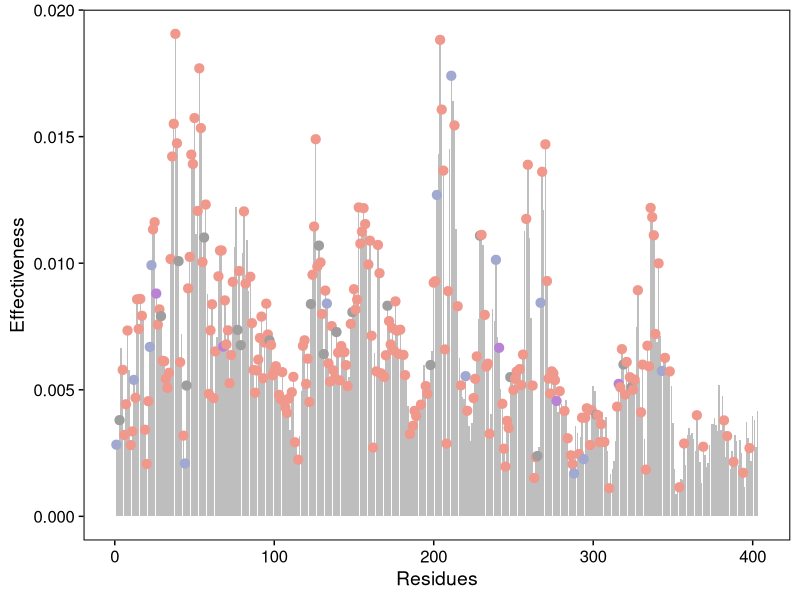
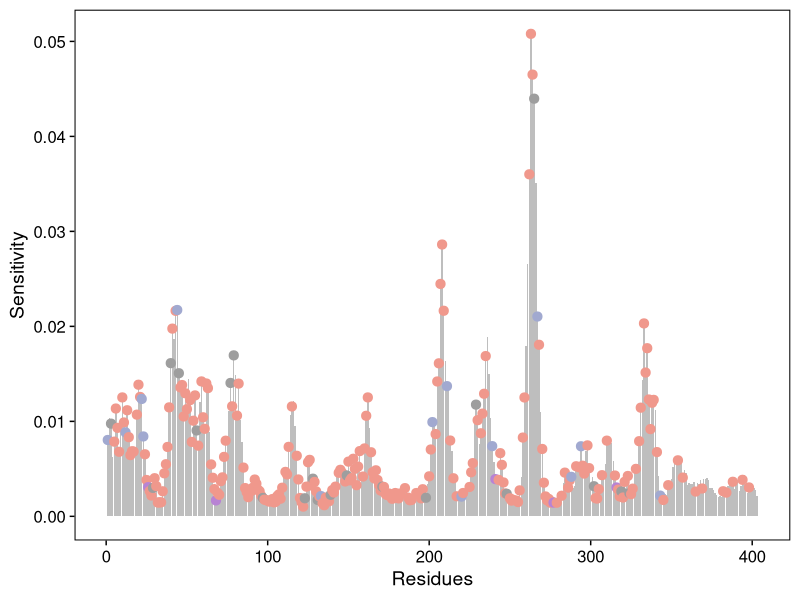
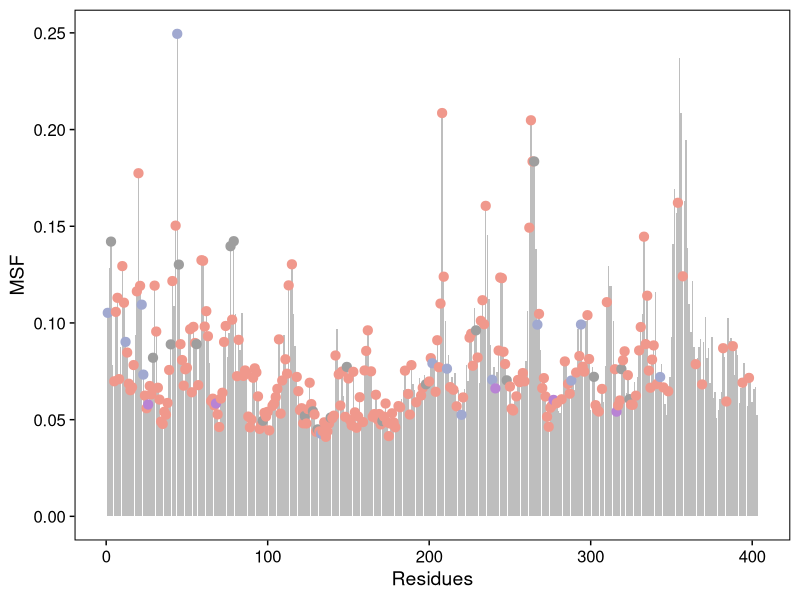
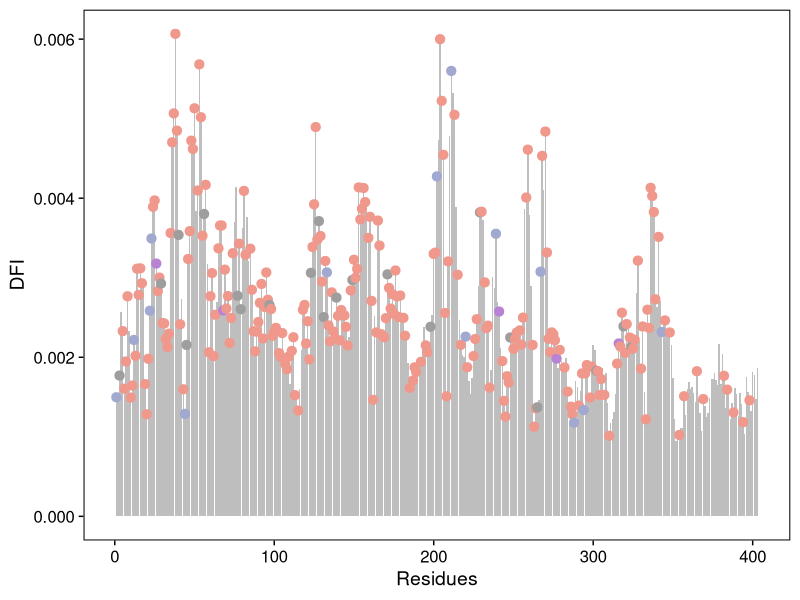
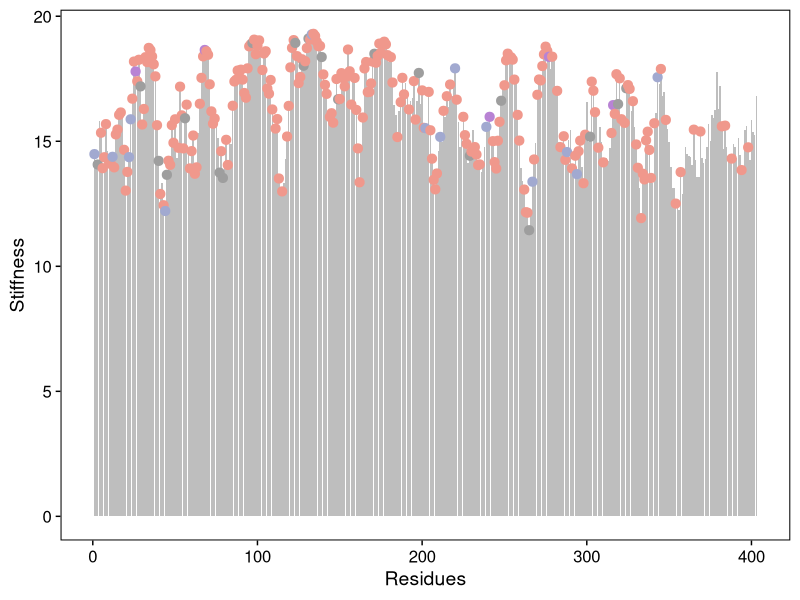

Generate these figures, in order, with R: (Note: this script raises an error after producing the figures.)
## ---- chunk 1
rm(list = ls())
## ---- chunk 2
data <- read.table("../data/itasser_dyn.txt",sep="\t",header=TRUE)
site <- read.table("../data/itasser_pos_dyn.txt",sep="\t",header=TRUE) 
site <- site[order(site$Site), ]
site_new <- site[!duplicated(site$Site, fromLast = TRUE), ]
library(ggplot2)
library(cowplot) 
## ---- chunk 3
data$Disease <- NA
for (i in 1:nrow(data)) {
  position <- data$POSITION[i]
  if (position %in% site$Site) {
    disease <- site$Disease[site$Site == position]
    data$Disease[i] <- disease[length(disease)]
  }
}
## ---- chunk 4
p1 <- ggplot(data, aes(x = POSITION, y = Effectiveness)) + 
  geom_bar(stat = "identity", 
           color = "transparent",
           fill = "grey") +
           #fill = ifelse(data$POSITION %in% site$Site, 
                         #ifelse(data$Disease == "ASD", "#A1A9D0",
                                #ifelse(data$Disease == "Cancer", "#F0988C",
                                       #ifelse(data$Disease == "ASD_Cancer", "#B883D4", "#9E9E9E"))),
                         #"grey")) +
  xlab("Residues") + ylab("Effectiveness") + 
  theme_cowplot()

p1 <- p1 + geom_point(data = site_new, aes(x = Site, y = Effectiveness, color = Disease), 
                      size = 2.8, pch = 19) + 
  scale_colour_manual(values = c("#A1A9D0", "#F0988C", "#B883D4", "#9E9E9E"), 
                      breaks = c("ASD", "Cancer", "ASD_Cancer", "Control")) + 
  theme_cowplot() + theme(legend.position="none")

p1 <- p1 +  theme(axis.line = element_blank(),
                  panel.border = element_rect(linetype = 'solid', colour = 'black',fill = NA,size = 0.7),
                  panel.grid.major = element_blank(),
                  panel.grid.minor = element_blank())

## ---- chunk 5
p2 <- ggplot(data,aes(x=POSITION,y=Sensitivity)) + 
  geom_bar(stat = "identity", 
           color = "transparent", 
           fill = "grey")  +
  xlab("Residues")+ylab('Sensitivity') + theme_cowplot()

p2 <- p2 + geom_point(data=site_new,aes(x=Site,y=Sensitivity,color=Disease),size=2.8,pch=19) + scale_colour_manual(values=c('#A1A9D0','#F0988C','#B883D4','#9E9E9E'),breaks = c("ASD", "Cancer", "ASD_Cancer", "Control"))+ theme_cowplot() +  theme(legend.position="none")

p2 <- p2 +  theme(axis.line = element_blank(),
                  panel.border = element_rect(linetype = 'solid', colour = 'black',fill = NA,size = 0.7),
                  panel.grid.major = element_blank(),
                  panel.grid.minor = element_blank())
## ---- chunk 6
p3 <- ggplot(data,aes(x=POSITION,y=MSF)) + 
  geom_bar(stat = "identity", 
           color = "transparent", 
           fill = "grey") +
  xlab("Residues")+ylab('MSF') + theme_cowplot()


p3 <- p3 + geom_point(data=site_new,aes(x=Site,y=MSF,color=Disease),size=2.8,pch=19) + scale_colour_manual(values=c('#A1A9D0','#F0988C','#B883D4','#9E9E9E'),breaks = c("ASD", "Cancer", "ASD_Cancer", "Control"))+ theme_cowplot() + theme(legend.position="none")+ theme(legend.position="none")

p3 <- p3 +  theme(axis.line = element_blank(),
                  panel.border = element_rect(linetype = 'solid', colour = 'black',fill = NA,size = 0.7),
                  panel.grid.major = element_blank(),
                  panel.grid.minor = element_blank())
## ---- chunk 7
p4 <- ggplot(data,aes(x=POSITION,y=DFI)) + 
  geom_bar(stat = "identity", 
           color = "transparent", 
           fill = "grey") +
  xlab("Residues")+ylab('DFI') + theme_cowplot()
p4 <- p4 + geom_point(data=site_new,aes(x=Site,y=DFI,color=Disease),size=2.8,pch=19) + scale_colour_manual(values=c('#A1A9D0','#F0988C','#B883D4','#9E9E9E'),breaks = c("ASD", "Cancer", "ASD_Cancer", "Control"))+ theme_cowplot()+ theme(legend.position="none")

p4 <- p4 +  theme(axis.line = element_blank(),
                  panel.border = element_rect(linetype = 'solid', colour = 'black',fill = NA,size = 0.7),
                  panel.grid.major = element_blank(),
                  panel.grid.minor = element_blank())
## ---- chunk 8
p5 <- ggplot(data,aes(x=POSITION,y=Stiffness)) + 
  geom_bar(stat = "identity", 
           color = "transparent", 
           fill = "grey") +
  xlab("Residues")+ylab('Stiffness') + theme_cowplot()
p5 <- p5 + geom_point(data=site_new,aes(x=Site,y=Stiffness,color=Disease),size=2.8,pch=19) + scale_colour_manual(values=c('#A1A9D0','#F0988C','#B883D4','#9E9E9E'),breaks = c("ASD", "Cancer", "ASD_Cancer", "Control"))+ theme_cowplot()+ theme(legend.position="none")

p5 <- p5 +  theme(axis.line = element_blank(),
                  panel.border = element_rect(linetype = 'solid', colour = 'black',fill = NA,size = 0.7),
                  panel.grid.major = element_blank(),
                  panel.grid.minor = element_blank())
## ---- chunk 9
ggsave(p1, file="../Figures/弹性网络/Effectiveness.jpg", 
       width = 9, height= 4, dpi=1200)
ggsave(p2, file="../Figures/弹性网络/Sensitivity.jpg", 
       width = 9, height = 4, dpi=1200)
ggsave(p3, file="../Figures/弹性网络/MSF.jpg", 
       width = 9, height = 4, dpi=1200)
ggsave(p4, file="../Figures/弹性网络/DFI.jpg", 
       width = 9, height=4, dpi=1200)
ggsave(p5, file="../Figures/弹性网络/Stiffness.jpg", 
       width = 9, height = 4, dpi=1200)
## ---- chunk 10
library(ggpubr)
pv1 <- ggplot(site, aes(x=factor(Disease, levels=c("ASD", "Cancer", "ASD_Cancer", "Control")), y=Effectiveness, fill = Disease, color = Disease)) +
  geom_violin(trim=FALSE) +
  geom_boxplot(width=0.2, fill="white", color="black") +
  scale_fill_manual(values=c('#A1A9D0','#F0988C','#B883D4','#9E9E9E'),limits=c("ASD", "Cancer", 'ASD_Cancer', 'Control')) +
  scale_color_manual(values=c('#A1A9D0','#F0988C','#B883D4','#9E9E9E'),limits=c("ASD", "Cancer", 'ASD_Cancer', 'Control')) +
  labs(x="Disease", y="Effectiveness", fill="Disease") +
  theme_minimal()
my_comparisons <- list(c("ASD", "Cancer"), c('ASD', 'ASD_Cancer'), c("ASD", "Control"), c( 'Cancer','ASD_Cancer'), c('Cancer', 'Control'), c('ASD_Cancer','Control'))
pv1 <- pv1 + scale_y_continuous(limits = c(-0.01,0.045))
pv1 <- pv1 + theme(legend.position = "none",panel.grid = element_blank())
pv1 <- pv1 + stat_compare_means(comparisons = my_comparisons,
                       label.y = c(0.03,0.033,0.036,0.039,0.042,0.045),
                       method = "wilcox.test")
pv1 <- pv1 + theme(axis.line = element_line(color = "black"),
                 panel.grid.major = element_blank(),
                 panel.grid.minor = element_blank())
## ---- chunk 11
library(ggpubr)
pv2 <- ggplot(site, aes(x=factor(Disease, levels=c("ASD", "Cancer", "ASD_Cancer", "Control")), y = Sensitivity, fill = Disease, color = Disease)) +
  geom_violin(trim=FALSE) +
  geom_boxplot(width=0.2, fill="white", color="black") +
  scale_fill_manual(values=c('#A1A9D0','#F0988C','#B883D4','#9E9E9E'),limits=c("ASD", "Cancer", 'ASD_Cancer', 'Control')) +
  scale_color_manual(values=c('#A1A9D0','#F0988C','#B883D4','#9E9E9E'),limits=c("ASD", "Cancer", 'ASD_Cancer', 'Control')) +
  labs(x="Disease", y="Sensitivity", fill="Disease") +
  theme_minimal()
my_comparisons <- list(c("ASD", "Cancer"), c('ASD', 'ASD_Cancer'), c("ASD", "Control"), c( 'Cancer','ASD_Cancer'), c('Cancer', 'Control'), c('ASD_Cancer','Control'))
pv2 <- pv2 + scale_y_continuous(limits = c(-0.01,0.085))
pv2 <- pv2 + theme(legend.position = "none",panel.grid = element_blank())
pv2 <- pv2 + stat_compare_means(comparisons = my_comparisons,
                      label.y = c(0.055,0.06,0.065,0.07,0.075,0.082),
                       method = "wilcox.test")
pv2 <- pv2 + theme(axis.line = element_line(color = "black"),
                 panel.grid.major = element_blank(),
                 panel.grid.minor = element_blank())
## ---- chunk 12
library(ggpubr)
pv3 <- ggplot(site, aes(x=factor(Disease, levels=c("ASD", "Cancer", "ASD_Cancer", "Control")), y = MSF, fill = Disease, color = Disease)) +
  geom_violin(trim=FALSE) +
  geom_boxplot(width=0.2, fill="white", color="black") +
  scale_fill_manual(values=c('#A1A9D0','#F0988C','#B883D4','#9E9E9E'),limits=c("ASD", "Cancer", 'ASD_Cancer', 'Control')) +
  scale_color_manual(values=c('#A1A9D0','#F0988C','#B883D4','#9E9E9E'),limits=c("ASD", "Cancer", 'ASD_Cancer', 'Control')) +
  labs(x="Disease", y="MSF", fill="Disease") +
  theme_minimal()
my_comparisons <- list(c("ASD", "Cancer"), c('ASD', 'ASD_Cancer'), c("ASD", "Control"), c( 'Cancer','ASD_Cancer'), c('Cancer', 'Control'), c('ASD_Cancer','Control'))
pv3 <- pv3 + scale_y_continuous(limits = c(0,0.5))
pv3 <- pv3 + theme(legend.position = "none",panel.grid = element_blank())
pv3 <- pv3 + stat_compare_means(comparisons = my_comparisons,
                      label.y = c(0.3,0.33,0.36,0.39,0.42,0.45),
                       method = "wilcox.test")
pv3 <- pv3 + theme(axis.line = element_line(color = "black"),
                 panel.grid.major = element_blank(),
                 panel.grid.minor = element_blank())
## ---- chunk 13
library(ggpubr)
pv4 <- ggplot(site, aes(x=factor(Disease, levels=c("ASD", "Cancer", "ASD_Cancer", "Control")), y = DFI, fill = Disease, color = Disease)) +
  geom_violin(trim=FALSE) +
  geom_boxplot(width=0.2, fill="white", color="black") +
  scale_fill_manual(values=c('#A1A9D0','#F0988C','#B883D4','#9E9E9E'),limits=c("ASD", "Cancer", 'ASD_Cancer', 'Control')) +
  scale_color_manual(values=c('#A1A9D0','#F0988C','#B883D4','#9E9E9E'),limits=c("ASD", "Cancer", 'ASD_Cancer', 'Control')) +
  labs(x="Disease", y="DFI", fill="Disease") +
  theme_minimal()
my_comparisons <- list(c("ASD", "Cancer"), c('ASD', 'ASD_Cancer'), c("ASD", "Control"), c( 'Cancer','ASD_Cancer'), c('Cancer', 'Control'), c('ASD_Cancer','Control'))
pv4 <- pv4 + scale_y_continuous(limits = c(-0.0005,0.015))
pv4 <- pv4 + theme(legend.position = "none",panel.grid = element_blank())
pv4 <- pv4 + stat_compare_means(comparisons = my_comparisons,
                      label.y = c(0.008,0.009,0.01,0.011,0.012,0.013),
                       method = "wilcox.test")
pv4 <- pv4 + theme(axis.line = element_line(color = "black"),
                 panel.grid.major = element_blank(),
                 panel.grid.minor = element_blank())
## ---- chunk 14
library(ggpubr)
pv5 <- ggplot(site, aes(x=factor(Disease, levels=c("ASD", "Cancer", "ASD_Cancer", "Control")), y = Stiffness, fill = Disease, color = Disease)) +
  geom_violin(trim=FALSE) +
  geom_boxplot(width=0.2, fill="white", color="black") +
  scale_fill_manual(values=c('#A1A9D0','#F0988C','#B883D4','#9E9E9E'),limits=c("ASD", "Cancer", 'ASD_Cancer', 'Control')) +
  scale_color_manual(values=c('#A1A9D0','#F0988C','#B883D4','#9E9E9E'),limits=c("ASD", "Cancer", 'ASD_Cancer', 'Control')) +
  labs(x="Disease", y="Stiffness", fill="Disease") +
  theme_minimal()
my_comparisons <- list(c("ASD", "Cancer"), c('ASD', 'ASD_Cancer'), c("ASD", "Control"), c( 'Cancer','ASD_Cancer'), c('Cancer', 'Control'), c('ASD_Cancer','Control'))
pv5 <- pv5 + scale_y_continuous(limits = c(5,42))
pv5 <- pv5 + theme(legend.position = "none",panel.grid = element_blank())
pv5 <- pv5 + stat_compare_means(comparisons = my_comparisons,
                      label.y = c(22,26,30,34,38,42),
                       method = "wilcox.test")
pv5 <- pv5 + theme(axis.line = element_line(color = "black"),
                 panel.grid.major = element_blank(),
                 panel.grid.minor = element_blank())
## ---- chunk 15
ggsave(pv1, file="Figures/弹性网络/Effectiveness_violin.jpg", 
       width = 4, height=4, dpi=1200)
ggsave(pv2, file="Figures/弹性网络/Sensitivity_violin.jpg", 
       width = 4, height=4, dpi=1200)
ggsave(pv3, file="Figures/弹性网络/MSF_violin.jpg", 
       width = 4, height=4, dpi=1200)
ggsave(pv4, file="Figures/弹性网络/DFI_violin.jpg", 
       width = 4, height=4, dpi=1200)
ggsave(pv5, file="Figures/弹性网络/Stiffness_violin.jpg", 
       width = 4, height=4, dpi=1200)

